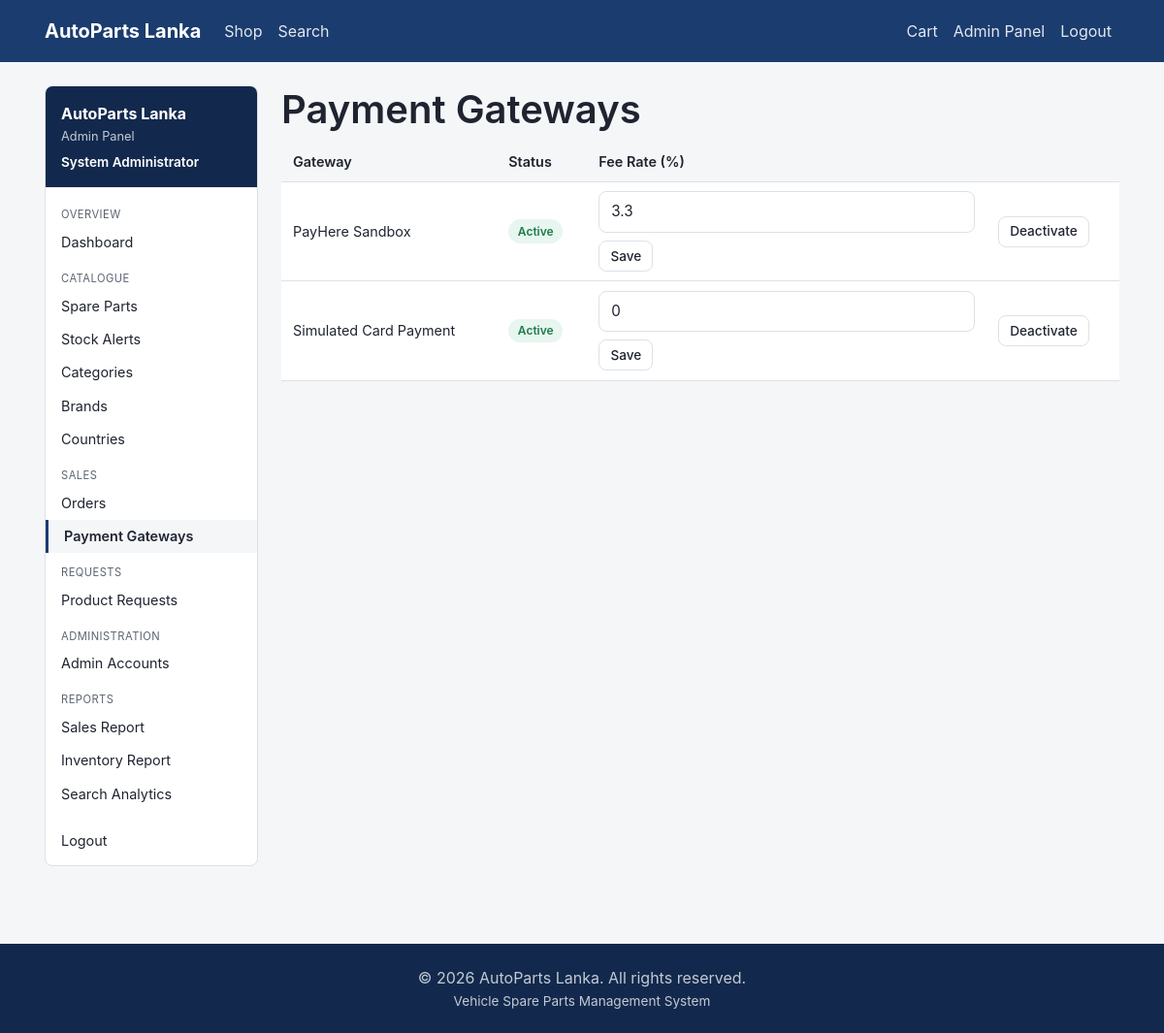
The app's page /admin/gateways/manage_gateways.php (signed in) with its own data.
### tables this page shows
CREATE TABLE payment_gateway (
    gatewayID           INT AUTO_INCREMENT PRIMARY KEY,
    gatewayName         VARCHAR(100) NOT NULL,
    apiEndpoint         VARCHAR(255) NULL,
    isActive            TINYINT(1) NOT NULL DEFAULT 1,
    transactionFeeRate  DECIMAL(5,2) NOT NULL DEFAULT 0
);

### includes/functions.php (called while the page is built, shortened)
<?php
function e(?string $value): string
{
    return htmlspecialchars($value ?? '', ENT_QUOTES, 'UTF-8');
}

### includes/auth_guard.php (called while the page is built, shortened)
<?php
function currentAdminId(): ?int
{
    return isset($_SESSION['admin_id']) ? (int) $_SESSION['admin_id'] : null;
}
function currentAdmin(): ?array
{
    static $cache = [];
    $adminId = currentAdminId();
    if (!array_key_exists($adminId, $cache)) {
        $stmt = getDB()->prepare('SELECT * FROM admin WHERE adminID = ?');
        $stmt->execute([$adminId]);
        $cache[$adminId] = $stmt->fetch() ?: null;
    }
    return $cache[$adminId];
}

### config/database.php (called while the page is built, shortened)
<?php
function getDB(): PDO
{
    static $pdo = null;
    if ($pdo === null) {
        $dsn = 'mysql:host=' . DB_HOST . ';dbname=' . DB_NAME . ';charset=utf8mb4';
        $pdo = new PDO($dsn, DB_USER, DB_PASS, [
            PDO::ATTR_ERRMODE => PDO::ERRMODE_EXCEPTION,
            PDO::ATTR_DEFAULT_FETCH_MODE => PDO::FETCH_ASSOC,
            PDO::ATTR_EMULATE_PREPARES => false,
        ]);
    }
    return $pdo;
}

### admin/gateways/manage_gateways.php (the view, shortened to what this page needs)
<?php
$db = getDB();
$gateways = $db->query('SELECT * FROM payment_gateway ORDER BY gatewayName')->fetchAll();
require __DIR__ . '/../../includes/header.php';
?>
<div class="container">
    <div class="adm-layout">
        <?php require __DIR__ . '/../../includes/admin_sidebar.php'; ?>
        <div class="adm-content">
            <h1>Payment Gateways</h1>
            <table class="table-plain">
                <thead><tr><th>Gateway</th><th>Status</th><th>Fee Rate (%)</th><th></th></tr></thead>
                <tbody>
                <?php foreach ($gateways as $gateway): ?>
                    <tr>
                        <td><?php echo e($gateway['gatewayName']); ?></td>
                        <td>
                            <span class="badge-status badge-status--<?php echo $gateway['isActive'] ? 'success' : 'cancelled'; ?>">
                                <?php echo $gateway['isActive'] ? 'Active' : 'Inactive'; ?>
                            </span>
                        </td>
                        <td>
                            <form method="post" action="<?php echo BASE_URL; ?>/admin/gateways/manage_gateways.php" class="adm-inline-form">
                                <input type="number" name="transaction_fee_rate" class="form-control ord-fee-input" step="0.01" min="0" value="<?php echo (float) $gateway['transactionFeeRate']; ?>">
                                <button type="submit" class="btn btn-sm btn-outline">Save</button>
                            </form>
                        </td>
                        <td>
                            <form method="post" action="<?php echo BASE_URL; ?>/admin/gateways/manage_gateways.php" data-confirm="<?php echo $gateway['isActive'] ? 'Deactivate this gateway?' : 'Activate this gateway?'; ?>">
                                <button type="submit" class="btn btn-sm btn-outline"><?php echo $gateway['isActive'] ? 'Deactivate' : 'Activate'; ?></button>
                            </form>
                        </td>
                    </tr>
                <?php endforeach; ?>
                </tbody>
            </table>
        </div>
    </div>
</div>
<?php require __DIR__ . '/../../includes/footer.php'; ?>

### includes/admin_sidebar.php (shortened to what this page needs)
<?php
$sidebarAdmin = currentAdmin();
$currentScript = basename($_SERVER['SCRIPT_NAME'] ?? '');
function admNavActive(string $path, string $currentScript): string
{
    return basename($path) === $currentScript ? ' active' : '';
}
?>
<aside class="adm-sidebar">
    <div class="adm-sidebar-header">
        <p class="adm-sidebar-brand"><?php echo e(SITE_NAME); ?></p>
        <p class="adm-sidebar-role">Admin Panel</p>
        <?php if ($sidebarAdmin): ?>
        <p class="adm-sidebar-user"><?php echo e($sidebarAdmin['fullName']); ?></p>
        <?php endif; ?>
    </div>
    <nav class="adm-sidebar-nav">
        <p class="adm-nav-heading">Overview</p>
        <a class="adm-nav-link<?php echo admNavActive('dashboard.php', $currentScript); ?>" href="<?php echo BASE_URL; ?>/admin/dashboard.php">Dashboard</a>
        <p class="adm-nav-heading">Catalogue</p>
        <a class="adm-nav-link<?php echo admNavActive('list_parts.php', $currentScript); ?>" href="<?php echo BASE_URL; ?>/admin/parts/list_parts.php">Spare Parts</a>
        <a class="adm-nav-link<?php echo admNavActive('stock_alerts.php', $currentScript); ?>" href="<?php echo BASE_URL; ?>/admin/parts/stock_alerts.php">Stock Alerts</a>
        <a class="adm-nav-link<?php echo admNavActive('manage_categories.php', $currentScript); ?>" href="<?php echo BASE_URL; ?>/admin/taxonomy/manage_categories.php">Categories</a>
        <a class="adm-nav-link<?php echo admNavActive('manage_brands.php', $currentScript); ?>" href="<?php echo BASE_URL; ?>/admin/taxonomy/manage_brands.php">Brands</a>
        <a class="adm-nav-link<?php echo admNavActive('manage_countries.php', $currentScript); ?>" href="<?php echo BASE_URL; ?>/admin/taxonomy/manage_countries.php">Countries</a>
        <p class="adm-nav-heading">Sales</p>
        <a class="adm-nav-link<?php echo admNavActive('manage_orders.php', $currentScript); ?>" href="<?php echo BASE_URL; ?>/admin/orders/manage_orders.php">Orders</a>
        <a class="adm-nav-link<?php echo admNavActive('manage_gateways.php', $currentScript); ?>" href="<?php echo BASE_URL; ?>/admin/gateways/manage_gateways.php">Payment Gateways</a>
        <p class="adm-nav-heading">Requests</p>
        <a class="adm-nav-link<?php echo admNavActive('manage_requests.php', $currentScript); ?>" href="<?php echo BASE_URL; ?>/admin/requests/manage_requests.php">Product Requests</a>
        <p class="adm-nav-heading">Administration</p>
        <a class="adm-nav-link<?php echo admNavActive('list_admins.php', $currentScript); ?>" href="<?php echo BASE_URL; ?>/admin/admins/list_admins.php">Admin Accounts</a>
        <p class="adm-nav-heading">Reports</p>
        <a class="adm-nav-link<?php echo admNavActive('sales_report.php', $currentScript); ?>" href="<?php echo BASE_URL; ?>/admin/reports/sales_report.php">Sales Report</a>
        <a class="adm-nav-link<?php echo admNavActive('inventory_report.php', $currentScript); ?>" href="<?php echo BASE_URL; ?>/admin/reports/inventory_report.php">Inventory Report</a>
        <a class="adm-nav-link<?php echo admNavActive('search_analytics.php', $currentScript); ?>" href="<?php echo BASE_URL; ?>/admin/reports/search_analytics.php">Search Analytics</a>
        <a class="adm-nav-link" href="<?php echo BASE_URL; ?>/auth/logout.php">Logout</a>
    </nav>
</aside>

### assets/css/base.css (style rules this page uses)
:root { --color-primary: #1a3c6e; --color-primary-dark: #12294d; --color-accent: #d9782d; --color-success: #1f7a4d; --color-danger: #b3261e; --color-warning: #8a6100; --color-info: #1d5f8a; --color-text: #1f2430; --color-text-muted: #5c6472; --color-border: #dde1e7; --color-bg: #f5f6f8; --color-surface: #ffffff; --radius: 8px; --font-base: -apple-system, BlinkMacSystemFont, "Segoe UI", Roboto, Helvetica, Arial, sans-serif; }
* { box-sizing: border-box; }
html, body { margin: 0; padding: 0; }
body { font-family: var(--font-base); color: var(--color-text); background: var(--color-bg); line-height: 1.5; display: flex; flex-direction: column; min-height: 100vh; }
.container { max-width: 1140px; margin: 0 auto; padding: 0 1rem; }
a { color: var(--color-primary); text-decoration: none; }
h1, h2, h3, h4, h5, h6 { font-weight: 600; line-height: 1.25; margin-top: 0; }
.btn { display: inline-block; font-weight: 500; text-align: center; vertical-align: middle; cursor: pointer; border: 1px solid transparent; padding: 0.5rem 1.1rem; font-size: 0.95rem; border-radius: var(--radius); transition: background-color 0.15s ease, border-color 0.15s ease; }
.btn-outline { background: transparent; border-color: var(--color-border); color: var(--color-text); }
.btn-sm { padding: 0.3rem 0.7rem; font-size: 0.85rem; }
.form-control { display: block; width: 100%; padding: 0.55rem 0.75rem; font-size: 0.95rem; color: var(--color-text); background: var(--color-surface); border: 1px solid var(--color-border); border-radius: var(--radius); }
.badge-status { display: inline-block; padding: 0.2rem 0.6rem; border-radius: 999px; font-size: 0.75rem; font-weight: 600; text-transform: capitalize; }
.badge-status--delivered, .badge-status--fulfilled, .badge-status--success { background: #e7f6ee; color: var(--color-success); }
.table-plain { width: 100%; border-collapse: collapse; background: var(--color-surface); }
.table-plain th, .table-plain td { padding: 0.6rem 0.75rem; border-bottom: 1px solid var(--color-border); text-align: left; font-size: 0.9rem; }
.table-plain th { background: var(--color-bg); font-weight: 600; }
.adm-layout { display: flex; align-items: flex-start; gap: 1.5rem; }
.adm-sidebar { flex: 0 0 220px; background: var(--color-surface); border: 1px solid var(--color-border); border-radius: var(--radius); overflow: hidden; position: sticky; top: 1rem; }
.adm-sidebar-header { background: var(--color-primary-dark); color: #fff; padding: 1rem; }
.adm-sidebar-brand { margin: 0; font-weight: 700; }
.adm-sidebar-role { margin: 0.15rem 0 0; font-size: 0.8rem; color: rgba(255, 255, 255, 0.75); }
.adm-sidebar-user { margin: 0.4rem 0 0; font-size: 0.85rem; font-weight: 600; }
.adm-sidebar-nav { display: flex; flex-direction: column; padding: 0.5rem 0; }
.adm-nav-heading { margin: 0.75rem 1rem 0.15rem; font-size: 0.7rem; text-transform: uppercase; letter-spacing: 0.04em; color: var(--color-text-muted); }
.adm-nav-link { padding: 0.4rem 1rem; color: var(--color-text); font-size: 0.9rem; }
.adm-nav-link.active { background: var(--color-bg); font-weight: 600; border-left: 3px solid var(--color-primary); }
.adm-content { flex: 1; min-width: 0; }

### assets/css/admin.css (style rules this page uses)
.adm-inline-form { display: flex; align-items: flex-end; gap: 0.5rem; flex-wrap: wrap; }

### records on screen
payment_gateway: gatewayName "PayHere Sandbox", isActive "Active", transaction_fee_rate "3.3"
payment_gateway: gatewayName "Simulated Card Payment", isActive "Active", transaction_fee_rate "0"

### other values on screen
SITE_NAME "AutoParts Lanka"
$sidebarAdmin['fullName'] "System Administrator"
